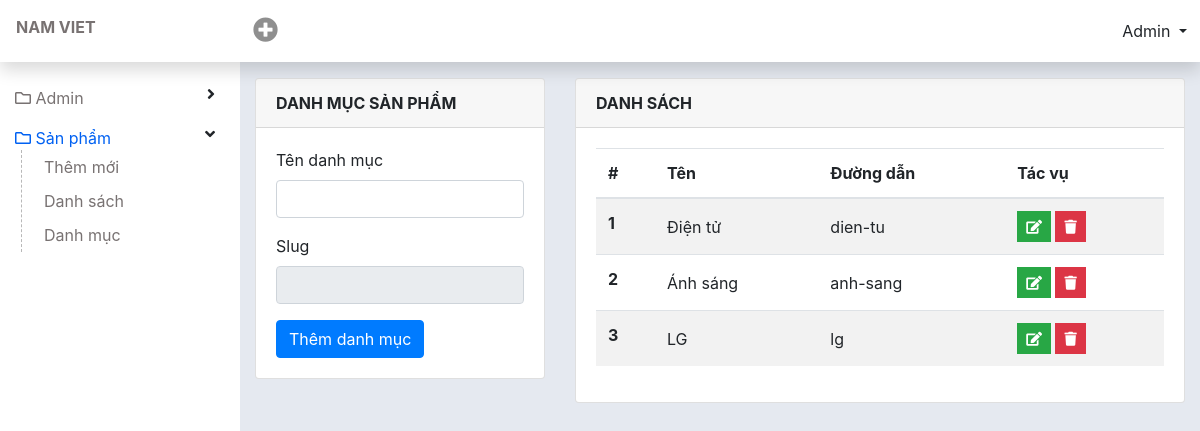
/admin/cat-product.php (signed in), run on an earlier commit of the app's database.
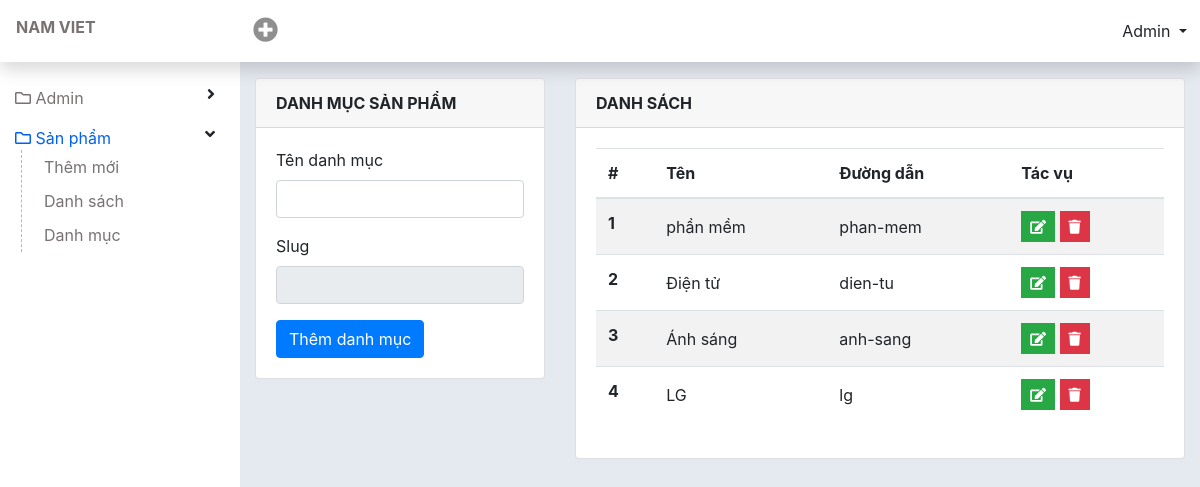
And on a later commit of the database.
### tables this page shows
CREATE TABLE `tbl_category` (
  `cat_id` int(11) NOT NULL,
  `cat_name` varchar(255) NOT NULL,
  `slug` varchar(255) NOT NULL
);

### lib/database.php (called while the page is built, shortened)
<?php
class Database{
  public $host   = DB_HOST;
  public $user   = DB_USER;
  public $pass   = DB_PASS;
  public $dbname = DB_NAME;
  public $link;
private function connectDB(){
  $this -> link = new mysqli($this->host, $this->user, $this->pass, $this->dbname);
    mysqli_set_charset($this->link, 'UTF8');
}
public function select($query){
  $result = $this->link->query($query) or
  die($this->link->error.__LINE__);
  if($result->num_rows > 0){
    return $result;
  } else {
    return false;
  }
}
}
?>

### classes/category.php (called while the page is built, shortened)
<?php
    $filepath = realpath(dirname(__FILE__));
    include_once ($filepath. '/../lib/database.php');
?>
<?php
    class category {
        private $db;
        public function __construct() {
            $this->db = new Database();
        }
        public function show_category(){
            $query = "SELECT * FROM tbl_category ORDER BY cat_id DESC";
            $result = $this->db->select($query);
            return $result;
        }
    }
?>

### admin/cat-product.php (the view, shortened to what this page needs)
<?php include 'inc/header.php';?>
<?php include '../classes/category.php';?>
<?php
	$cat = new category();
?>
<div id="page-body" class="d-flex">
  <?php include 'inc/sidebar.php';?>
  <div id="wp-content">
    <div id="content" class="container-fluid">
      <div class="row">
        <div class="col-4">
          <?php if(isset($_GET['catid']) && $_GET['catid']!=NULL){
            $id = $_GET['catid'];
            $get_cate_name = $cat->getcatbyId($id);
            $result = $get_cate_name->fetch_assoc();
          ?>
          <div class="card">
            <div class="card-header font-weight-bold">
              Chỉnh sửa danh mục
            </div>
            <?php if(isset($updateCat)){echo $updateCat ;}?>
            <div class="card-body">
              <form method="post">
                <div class="form-group">
                  <label for="name">Sửa tên danh mục</label>
                  <input class="form-control" type="text" name="editcatName" id="slug" onkeyup="ChangeToSlug()"
                    value="<?php echo $result['cat_name'] ?>">
                </div>
                <div class="form-group">
                  <label for="name">Slug</label>
                  <input class="form-control" type="text" name="editslug" id="convert_slug" readonly
                    value="<?php echo $result['slug'] ?>">
                </div>
                <input type="submit" name="edit" Value="Cập nhật" class="btn btn-primary">
              </form>
            </div>
          </div>
          <?php }else{ ?>
          <div class="card">
            <div class="card-header font-weight-bold">
              Danh mục sản phẩm
            </div>
            <div class="card-body">
              <form method="post">
                <div class="form-group">
                  <label for="name">Tên danh mục</label>
                  <input class="form-control" type="text" name="catName" id="slug" onkeyup="ChangeToSlug()">
                </div>
                <div class="form-group">
                  <label for="name">Slug</label>
                  <input class="form-control" type="text" name="slug" id="convert_slug" readonly>
                </div>
                <input type="submit" name="add" Value="Thêm danh mục" class="btn btn-primary">
              </form>
            </div>
          </div>
          <?php } ?>
        </div>
        <div class="col-8">
          <div class="card">
            <div class="card-header font-weight-bold">
              Danh sách
            </div>
            <div class="card-body">
              <table class="table table-striped" id="DataTable">
                <thead>
                  <tr>
                    <th scope="col">#</th>
                    <th scope="col">Tên</th>
                    <th scope="col">Đường dẫn</th>
                    <th scope="col">Tác vụ</th>
                  </tr>
                </thead>
                <tbody class="order_position">
                  <?php
                    $show_cat = $cat -> show_category();
                    if($show_cat){
                      $i=0;
                        while($result = $show_cat->fetch_assoc()){
                          $i++;
                  ?>
                  <tr id="<?php echo $result['cat_id'] ?>">
                    <th scope="row"><?php echo $i ?></th>
                    <td><?php echo $result['cat_name'] ?></td>
                    <td><?php echo $result['slug'] ?></td>
                    <td>
                      <a href="?catid=<?php echo $result['cat_id'] ?>"
                        class="btn btn-success btn-sm rounded-0 text-white" type="button" data-toggle="tooltip"
                        data-placement="top" title="Edit"><i class="fa fa-edit"></i></a>
                      <a href="?delid=<?php echo $result['cat_id'] ?>"
                        onclick="return confirm('bạn có muốn xoá không?')"
                        class="btn btn-danger btn-sm rounded-0 text-white" type="button" data-toggle="tooltip"
                        data-placement="top" title="Delete"><i class="fa fa-trash"></i></a>
                    </td>
                  </tr>
                  <?php } } ?>
                </tbody>
              </table>
            </div>
          </div>
        </div>
      </div>
    </div>
  </div>
</div>
<?php include 'inc/footer.php';?>

### admin/inc/header.php (shortened to what this page needs)
<!DOCTYPE html>
<html lang="en">
<head>
  <link rel="stylesheet" href="https://stackpath.bootstrapcdn.com/bootstrap/4.3.1/css/bootstrap.min.css"
>
  <link rel="stylesheet" href="https://cdnjs.cloudflare.com/ajax/libs/font-awesome/5.13.1/css/all.min.css">
  <link rel="stylesheet" href="https://cdnjs.cloudflare.com/ajax/libs/font-awesome/5.13.1/css/solid.min.css">
  <link rel="stylesheet" href="./css/style.css">
</head>
<body>
  <div id="warpper" class="nav-fixed">
    <nav class="topnav shadow navbar-light bg-white d-flex">
      <div class="navbar-brand"><a href="">NAM VIET</a></div>
      <div class="nav-right ">
        <div class="btn-group mr-auto">
          <button type="button" class="btn dropdown" data-toggle="dropdown" aria-haspopup="true" aria-expanded="false">
            <i class="plus-icon fas fa-plus-circle"></i>
          </button>
        </div>
        <div class="btn-group">
          <button type="button" class="btn dropdown-toggle" data-toggle="dropdown" aria-haspopup="true"
            aria-expanded="false">
            Admin
          </button>
        </div>
      </div>
    </nav>

### admin/inc/sidebar.php
<div id="sidebar" class="bg-white">
  <ul id="sidebar-menu">
    <li class="nav-link">
      <a href="./">
        <div class="nav-link-icon d-inline-flex">
          <i class="far fa-folder"></i>
        </div>
        Admin
      </a>
      <i class="arrow fas fa-angle-right"></i>
    </li>
    <li class="nav-link active">
      <a href="list-product.php">
        <div class="nav-link-icon d-inline-flex">
          <i class="far fa-folder"></i>
        </div>
        Sản phẩm
      </a>
      <i class="arrow fas fa-angle-down"></i>
      <ul class="sub-menu">
        <li><a href="add-product.php">Thêm mới</a></li>
        <li><a href="list-product.php">Danh sách</a></li>
        <li><a href="cat-product.php">Danh mục</a></li>
      </ul>
    </li>
  </ul>
</div>

### admin/inc/footer.php (shortened to what this page needs)
</div>
</body>
</html>

### admin/css/style.css (style rules this page uses)
a { color: #787272; }
.topnav .navbar-brand { width: 15rem; padding-left: 1rem; padding-right: 1rem; margin: 0; font-size: 1rem; font-weight: 700; }
.topnav { padding-left: 0; padding: 10px 0px; z-index: 1039; }
.plus-icon { font-size: 25px; color: #8f8f8f; }
.nav-right { flex: 1; justify-content: space-between; display: flex; }
#sidebar { width: 15rem; height: 100vh; z-index: 500; padding-top: 3.625rem; position: fixed; top: 0px; left: 0; }
#wp-content { flex: auto; min-height: 100vh; padding-top: 3.625rem; padding-left: 15rem; }
#content { padding-top: 20px; padding-bottom: 20px; }
#content .card-header { text-transform: uppercase; }
.nav-fixed .topnav { position: fixed; top: 0; right: 0; left: 0; z-index: 1030; }
ul#sidebar-menu * { list-style: none; padding-left: 0; }
#sidebar-menu { padding: 20px 15px; }
.nav-link { display: block; padding: .5rem 1rem; position: relative; }
.nav-link.active>a, .nav-link:hover>li>a { color: #0061f2; }
.nav-link .arrow { position: absolute; right: 10px; cursor: pointer; }
#sidebar-menu .sub-menu { padding-left: 22px; border-left: 1px dashed #b8b8b8; margin-left: 6px; display: none; }
#sidebar-menu .sub-menu li a { display: block; padding: 5px 0px; }
#page-body { background-color: #e5e9f0; }
.table tr td { vertical-align: middle; }

What changed in the data, as far as the page shows it:
added tbl_category: cat_name "phần mềm", slug "phan-mem"
